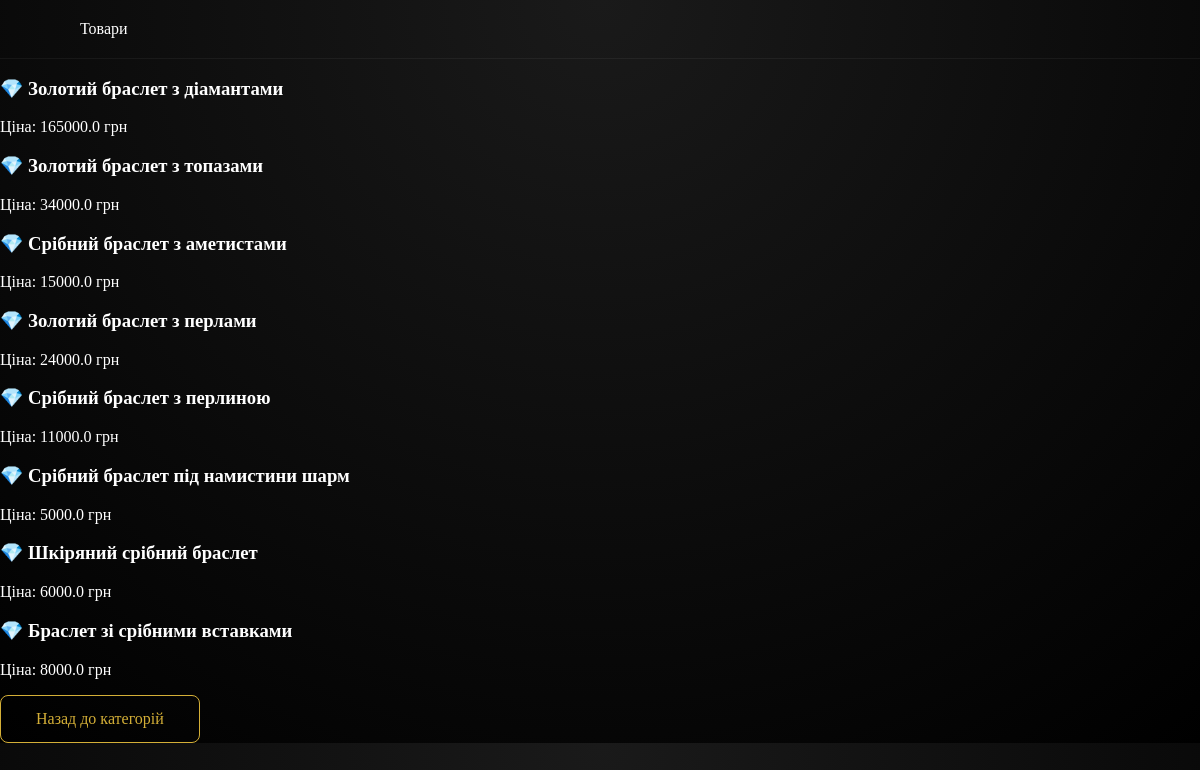
The page /catalog/3/ on the database its author committed.
### site_django/models.py (models this page shows, shortened)
class Product(models.Model):
    name = models.CharField(max_length=100)
    price = models.FloatField()
    category = models.ForeignKey(Category, on_delete=models.CASCADE)
    created_at = models.DateTimeField(auto_now_add=True)
    updated_at = models.DateTimeField(auto_now=True)

### site_django/views.py (the view)
# urls.py: path('catalog/<int:category_id>/', views.products_by_category),
def products_by_category(request, category_id):
    products = Product.objects.filter(category_id=category_id)
    return render(request, 'products.html', {"products": products})

### templates/products.html (shortened to what this page needs)
{% load static %}
<!DOCTYPE html>
<html lang="uk">
<head>
    <link rel="stylesheet" href="{% static 'css/style.css' %}">
</head>
<body>
<header>Товари</header>
<div class="container">
    {% for product in products %}
        <div class="product">
            <h3>💎 {{ product.name }}</h3>
            <p>Ціна: {{ product.price }} грн</p>
        </div>
    {% endfor %}
    <a href="/catalog/" class="btn">Назад до категорій</a>
</div>
</body>
</html>

### static/css/style.css (style rules this page uses)
body { margin: 0; font-family: 'Playfair Display', serif; background: radial-gradient(circle at top, #1a1a1a, #000); color: white; }
header { display: flex; justify-content: space-between; align-items: center; padding: 20px 80px; border-bottom: 1px solid rgba(255,255,255,0.05); }
.btn { display: inline-block; padding: 14px 35px; border: 1px solid #d4af37; color: #d4af37; text-decoration: none; transition: 0.3s; border-radius: 8px; }

### rows shown on the page
Product: name "Золотий браслет з діамантами", price "165000.0"
Product: name "Золотий браслет з топазами", price "34000.0"
Product: name "Срібний браслет з аметистами", price "15000.0"
Product: name "Золотий браслет з перлами", price "24000.0"
Product: name "Срібний браслет з перлиною", price "11000.0"
Product: name "Срібний браслет під намистини шарм", price "5000.0"
Product: name "Шкіряний срібний браслет", price "6000.0"
Product: name "Браслет зі срібними вставками", price "8000.0"
